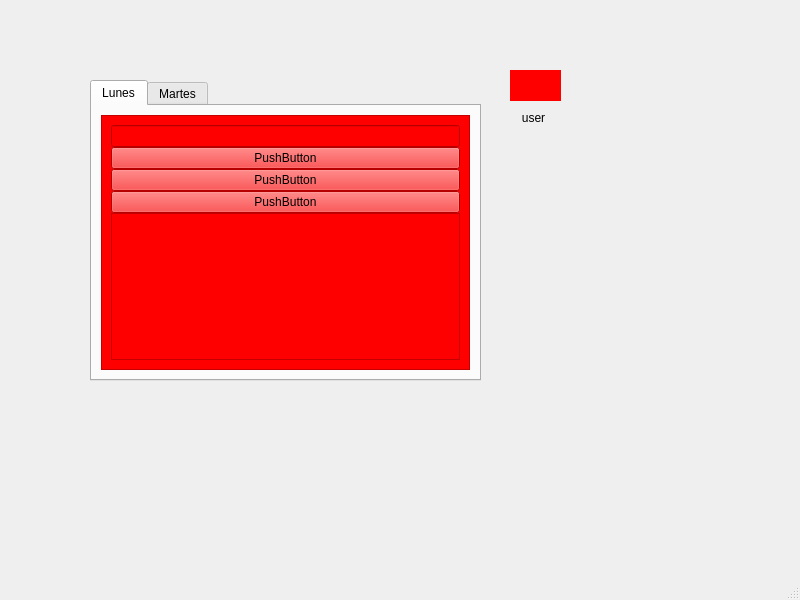
<?xml version="1.0" encoding="UTF-8"?>
<ui version="4.0">
 <class>MainWindow</class>
 <widget class="QMainWindow" name="MainWindow">
  <property name="geometry">
   <rect>
    <x>0</x>
    <y>0</y>
    <width>800</width>
    <height>600</height>
   </rect>
  </property>
  <property name="windowTitle">
   <string>MainWindow</string>
  </property>
  <widget class="QWidget" name="centralwidget">
   <widget class="QTabWidget" name="dias">
    <property name="geometry">
     <rect>
      <x>90</x>
      <y>80</y>
      <width>391</width>
      <height>301</height>
     </rect>
    </property>
    <property name="currentIndex">
     <number>0</number>
    </property>
    <widget class="QWidget" name="Lunes">
     <attribute name="title">
      <string>Lunes</string>
     </attribute>
     <layout class="QVBoxLayout" name="verticalLayout">
      <item>
       <widget class="QScrollArea" name="scrollArea">
        <property name="styleSheet">
         <string notr="true">background-color: red;</string>
        </property>
        <property name="widgetResizable">
         <bool>true</bool>
        </property>
        <widget class="QWidget" name="scrollAreaWidgetContents">
         <property name="geometry">
          <rect>
           <x>0</x>
           <y>0</y>
           <width>365</width>
           <height>255</height>
          </rect>
         </property>
         <layout class="QVBoxLayout" name="verticalLayout_2" stretch="0,0,0,0,0">
          <property name="spacing">
           <number>0</number>
          </property>
          <property name="sizeConstraint">
           <enum>QLayout::SetMaximumSize</enum>
          </property>
          <item>
           <widget class="QLineEdit" name="lineEdit"/>
          </item>
          <item>
           <widget class="QPushButton" name="button">
            <property name="text">
             <string>PushButton</string>
            </property>
           </widget>
          </item>
          <item>
           <widget class="QPushButton" name="button_2">
            <property name="text">
             <string>PushButton</string>
            </property>
           </widget>
          </item>
          <item>
           <widget class="QPushButton" name="button_3">
            <property name="text">
             <string>PushButton</string>
            </property>
           </widget>
          </item>
          <item>
           <widget class="QFrame" name="frame">
            <property name="frameShape">
             <enum>QFrame::StyledPanel</enum>
            </property>
            <property name="frameShadow">
             <enum>QFrame::Raised</enum>
            </property>
           </widget>
          </item>
         </layout>
        </widget>
       </widget>
      </item>
     </layout>
    </widget>
    <widget class="QWidget" name="Martes">
     <attribute name="title">
      <string>Martes</string>
     </attribute>
     <layout class="QVBoxLayout" name="verticalLayout_3">
      <item>
       <widget class="QCheckBox" name="checkBox">
        <property name="text">
         <string>CheckBox</string>
        </property>
       </widget>
      </item>
      <item>
       <widget class="QCheckBox" name="checkBox_2">
        <property name="text">
         <string>CheckBox</string>
        </property>
       </widget>
      </item>
     </layout>
    </widget>
   </widget>
   <widget class="QWidget" name="user" native="true">
    <property name="geometry">
     <rect>
      <x>480</x>
      <y>60</y>
      <width>120</width>
      <height>80</height>
     </rect>
    </property>
    <widget class="QLabel" name="username">
     <property name="geometry">
      <rect>
       <x>30</x>
       <y>50</y>
       <width>47</width>
       <height>16</height>
      </rect>
     </property>
     <property name="text">
      <string>user</string>
     </property>
     <property name="alignment">
      <set>Qt::AlignCenter</set>
     </property>
    </widget>
    <widget class="QWidget" name="widget" native="true">
     <property name="geometry">
      <rect>
       <x>30</x>
       <y>10</y>
       <width>51</width>
       <height>31</height>
      </rect>
     </property>
     <property name="styleSheet">
      <string notr="true">background-color:red;</string>
     </property>
    </widget>
   </widget>
  </widget>
  <widget class="QMenuBar" name="menubar">
   <property name="geometry">
    <rect>
     <x>0</x>
     <y>0</y>
     <width>800</width>
     <height>21</height>
    </rect>
   </property>
  </widget>
  <widget class="QStatusBar" name="statusbar"/>
 </widget>
 <resources/>
 <connections/>
</ui>
